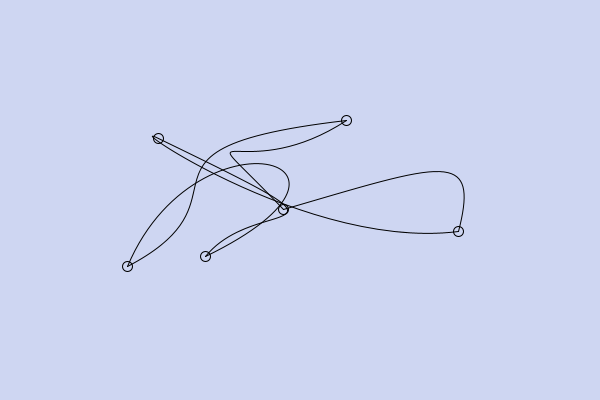
Frame 1 (no input)
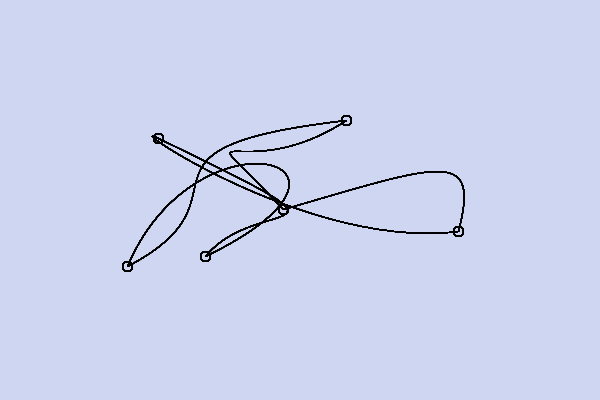
Frame 60 (the mouse pressed at the canvas centre just before this capture)
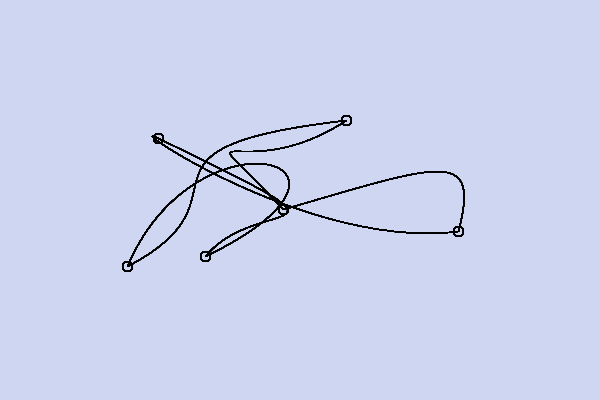
Frame 120 (the mouse held since frame 60 and released just before this capture)

The Processing sketch that drew these frames (run headless with seeded random() and noise(); from frame 60 on, the mouse is pressed at the canvas centre):

// Processing sketch: bigcurve6
// ── bigcurve6.pde
int NumPoints = 24;
float [] Xp;
float [] Yp;

void setup() {
   size(600, 400);
   background(206, 214, 242);
   noFill();
   Xp = new float[NumPoints];
   Yp = new float[NumPoints];
   for (int i=0; i<NumPoints; i++) {
      Xp[i] = random(100, 500);
      Yp[i] = random(100, 300);
   }
}

void draw() {
   for (int i=4; i<NumPoints; i+=4) {
      Xp[i] = Xp[i-1];
      Yp[i] = Yp[i-1];
   }
   Xp[0] = Xp[NumPoints-1];
   Yp[0] = Yp[NumPoints-1];
   for (int i=0; i<NumPoints; i+=4) {
      ellipse(Xp[i], Yp[i], 10, 10);
   }
   for (int i=0; i<NumPoints; i+=4) {
      bezier(Xp[i],   Yp[i],   Xp[i+1], Yp[i+1],
             Xp[i+2], Yp[i+2], Xp[i+3], Yp[i+3]);
   }
}
